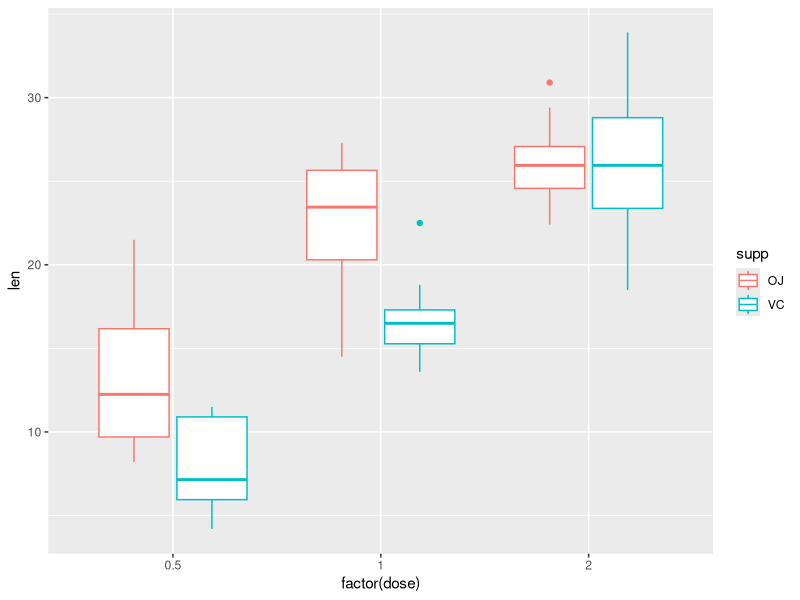

The R source for this figure:
## ---- chunk 1
knitr::opts_chunk$set(echo = TRUE)
knitr::opts_chunk$set(warning = FALSE)
knitr::opts_chunk$set(message = FALSE)
## ---- chunk 2
str(ToothGrowth)
summary(ToothGrowth)
## ---- chunk 3
library(data.table)
TG <- data.table(ToothGrowth)
TG$supp <- as.character(TG$supp)
## ---- chunk 4
library(ggplot2)
ggplot(data=  TG) + geom_boxplot(aes(factor(dose), len, col = supp))
## ---- chunk 5
t.test(TG[supp == "VC"]$len, TG[supp == "OJ"]$len, paired = FALSE, alternative = "less")
## ---- chunk 6
t.test(TG[dose == 0.5]$len, TG[dose == 1]$len, paired = FALSE, alternative = "less")$p.value
## ---- chunk 7
t.test(TG[dose == 1]$len, TG[dose == 2]$len, paired = FALSE, alternative = "less")$p.value
## ---- chunk 8
t.test(TG[dose == 0.5]$len, TG[dose == 2]$len, paired = FALSE, alternative = "less")$p.value
## ---- chunk 9
for(i in c(0.5, 1, 2)){
  print(paste("Dosage equal to", i))
  print(paste("p-value", 
              t.test(TG[supp == "VC" & dose == i]$len, TG[supp == "OJ" & dose == i]$len, paired = FALSE, alternative = "less")$p.value))
}
